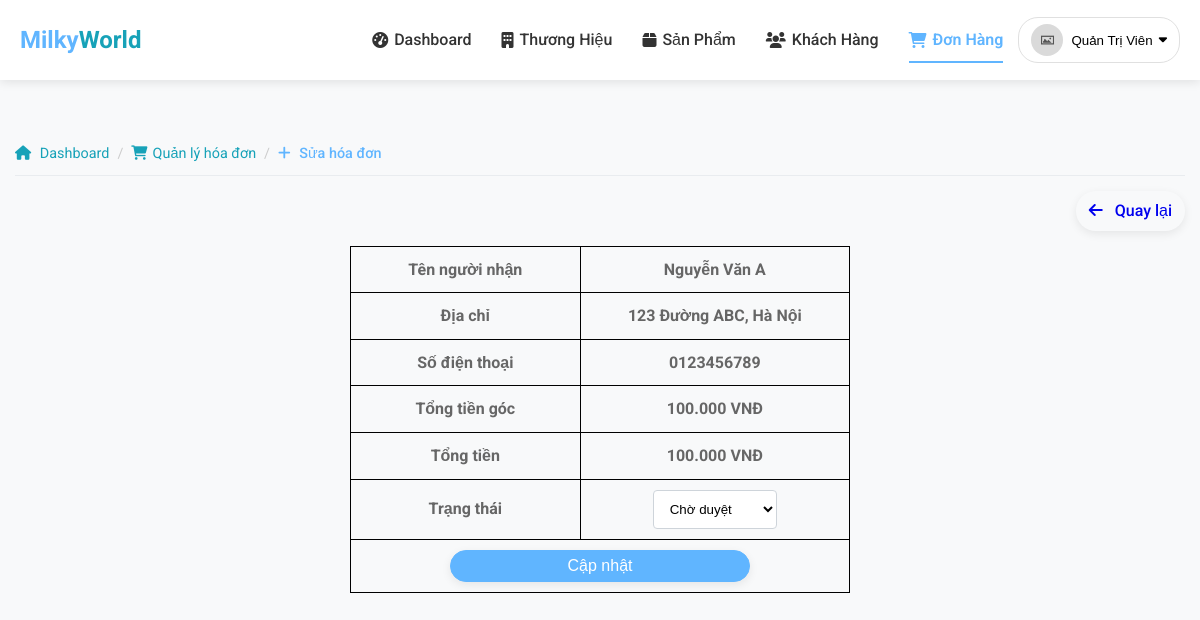
The page /admin/orders/edit.php?id=HD001 (signed in) on the database its author committed.
### tables this page shows
CREATE TABLE IF NOT EXISTS HoaDon (
    MaHD varchar(10) NOT NULL,
    MaKH varchar(10) NOT NULL,
    TongTien decimal(10,2) NOT NULL,
    TongTienGoc decimal(10,2) NOT NULL,
    TrangThai enum('cho_duyet', 'dang_xu_ly', 'dang_giao', 'da_giao', 'da_huy') NOT NULL DEFAULT 'cho_duyet',
    TenNguoiNhan varchar(100) NOT NULL,
    DiaChi varchar(255) NOT NULL,
    SoDienThoai varchar(20) NOT NULL,
    GhiChu text,
    NgayTao datetime DEFAULT CURRENT_TIMESTAMP,
    NgayCapNhat datetime DEFAULT CURRENT_TIMESTAMP ON UPDATE CURRENT_TIMESTAMP,
    PRIMARY KEY (MaHD),
    FOREIGN KEY (MaKH) REFERENCES KhachHang(MaKH) ON DELETE CASCADE
);

CREATE TABLE IF NOT EXISTS KhachHang (
    MaKH varchar(10) NOT NULL,
    TenKH varchar(255) NOT NULL,
    Email varchar(255) NOT NULL,
    MatKhau varchar(255) NOT NULL,
    DiaChi varchar(255) DEFAULT '',
    SoDienThoai varchar(20) DEFAULT '',
    VaiTro enum('admin', 'user') NOT NULL DEFAULT 'user',
    Avatar varchar(255) DEFAULT NULL,
    TrangThai tinyint(1) NOT NULL DEFAULT 1 COMMENT '1: Hoạt động, 0: Bị khóa',
    TokenReset varchar(255) DEFAULT NULL,
    TokenExpire datetime DEFAULT NULL,
    NgayTao datetime DEFAULT CURRENT_TIMESTAMP,
    NgayCapNhat datetime DEFAULT CURRENT_TIMESTAMP ON UPDATE CURRENT_TIMESTAMP,
    PRIMARY KEY (MaKH),
    UNIQUE KEY unique_email (Email)
);

### admin/orders/edit.php (the view, shortened to what this page needs)
<?php
require_once("../../layouts/admin/header.php");
$maHD = $_GET['id'];
$sql = "SELECT hoadon.*, khachhang.tenKH, khachhang.SoDienThoai, hoadon.DiaChi, hoadon.TongTienGoc, hoadon.TongTien
    FROM hoadon
    JOIN khachhang ON hoadon.MaKH = khachhang.MaKH
    WHERE hoadon.MaHD = ?";
$stmt = mysqli_prepare($conn, $sql);
mysqli_stmt_bind_param($stmt, "s", $maHD);
mysqli_stmt_execute($stmt);
$result = mysqli_stmt_get_result($stmt);
$row = mysqli_fetch_assoc($result);
?>
<div class="container">
	<div class="breadcrumb-container fade-in" style="animation-delay: 0.1s;">
		<ul class="breadcrumb">
			<li><a href="../index.php"><i class="fas fa-home"></i> Dashboard</a></li>
			<li><a href="index.php"><i class="fas fa-shopping-cart"></i></i>Quản lý hóa đơn</a></li>
			<li class="active"><i class="fas fa-plus"></i> Sửa hóa đơn</li>
		</ul>
	</div>
	<div class="table-header">
		<a href="index.php" class="btn btn-secondary"><i class="fas fa-arrow-left"></i> Quay lại</a>
	</div>
    <form method="post" enctype="multipart/form-data">
        <table class="table-form fade-in">
            <tr>
                <td><label for="TenNguoiNhan">Tên người nhận</label></td>
                <td>
                    <?php echo ($row['TenNguoiNhan'] ?? ''); ?>
                </td>
            </tr>
            <tr>
                <td><label for="diachi">Địa chỉ</label></td>
                <td>
                    <?php echo ($row['DiaChi'] ?? ''); ?>
                </td>
            </tr>
            <tr>
                <td><label for="SoDienThoai">Số điện thoại</label></td>
                <td>
                    <?php echo ($row['SoDienThoai'] ?? ''); ?>
                </td>
            </tr>
            <tr>
                <td><label for="TongTienGoc">Tổng tiền góc</label></td>
                <td>
                    <?php
                        $TongTienGoc = isset($row['TongTienGoc']) && is_numeric($row['TongTienGoc']) ? $row['TongTienGoc'] : 0;
                        echo number_format($TongTienGoc, 0, ',', '.') . ' VNĐ';
                    ?>
                </td>
            </tr>
            <tr>
                <td><label for="TongTien">Tổng tiền</label></td>
                <td>
                    <?php
                        $tongTien = isset($row['TongTien']) && is_numeric($row['TongTien']) ? $row['TongTien'] : 0;
                        echo number_format($tongTien, 0, ',', '.') . ' VNĐ';
                    ?>
                </td>
            </tr>
            <tr>
                <td><label for="TrangThai">Trạng thái</label></td>
                <td>
                    <select class="table-select" id="TrangThai" name="TrangThai" required>
                        <option value="cho_duyet" <?php echo ($_POST['TrangThai'] == 'cho_duyet') ? 'selected' : ''; ?>>Chờ duyệt</option>
                    </select>
                </td>
            </tr>
            <tr>
                <td colspan="2">
					<div class="table-button">
						<input type="submit" value="Cập nhật" name="btnCapNhat" class="btn btn-primary">
					</div>
				</td>
            </tr>
        </table>
    </form>
</div>

### assets/css/main.css (style rules this page uses)
:root { --primary-color: #60B5FF; --secondary-color: #6c757d; --accent-color: #17a2b8; --light-color: #f8f9fa; --dark-color: #343a40; --success-color: #28a745; --danger-color: #dc3545; --warning-color: #ffc107; --info-color: #17a2b8; --header-bg: #ffffff; --header-text: #333; --header-hover: #60B5FF; --footer-bg: #493D9E; --dropdown-hover: #f1f5ff; --container-padding: 15px; --section-spacing: 60px 0; --card-padding: 20px; --item-margin: 30px; --border-radius-sm: 8px; --border-radius-md: 12px; --border-radius-lg: 50px; --shadow-sm: 0 3px 10px rgba(0, 0, 0, 0.08); --shadow-md: 0 5px 15px rgba(0, 0, 0, 0.08); --shadow-lg: 0 15px 30px rgba(0, 0, 0, 0.1); }
* { box-sizing: border-box; margin: 0; padding: 0; }
body { min-height: 100vh; display: flex; flex-direction: column; font-family: 'Roboto', sans-serif; background-color: var(--light-color); line-height: 1.6; }
.container { width: 100%; max-width: 1200px; padding: 0 var(--container-padding); margin: 0 auto; }
.btn { display: inline-block; font-weight: 500; text-align: center; text-decoration: none; vertical-align: middle; cursor: pointer; border: 1px solid transparent; padding: .375rem .75rem; font-size: 1rem; border-radius: 50px; transition: all 0.3s ease; box-shadow: var(--shadow-sm); }
.btn i { margin-right: 8px; }
.btn-primary { background-color: var(--primary-color); color: white; border-color: var(--primary-color); }
.fade-in { opacity: 0; animation: fadeIn 0.6s ease forwards; }
.breadcrumb-container { margin-top: 20px; }
.breadcrumb { display: flex; list-style: none; padding: 10px 0; flex-wrap: wrap; border-bottom: 1px solid #e9ecef; }
.breadcrumb li { font-size: 0.9rem; color: var(--secondary-color); }
.breadcrumb li:not(:last-child):after { content: '/'; margin: 0 8px; color: #ccc; }
.breadcrumb a { color: var(--secondary-color); text-decoration: none; transition: color 0.3s ease; }
.breadcrumb i { margin-right: 5px; }
.breadcrumb .active { color: var(--primary-color); font-weight: 500; }

### assets/css/admin.css (style rules this page uses)
form table { width:500px; border-collapse: collapse; margin: 20px 0; text-align: center; }
form table tr td { font-weight: bold; text-align: center; padding: 10px; width: 1000px; }
form table tr td input { width: 300px; padding: 10px; border: 1px solid #ccc; border-radius: 5px; }
table { width: 100%; border-collapse: collapse; margin: 20px 0; }
table th, table td { padding: 10px; text-align: center; border: 1px solid black; }
.table-header { display: flex; justify-content: flex-end; margin-top: 15px; margin-bottom: 15px; }
.table-form { margin: 0 auto; display:flex; justify-content:center; align-items:center; font-size: 1rem; color: #666; }
.table-select { width: 50%; padding: 10px 12px; background-color: #fff; border: 1px solid #ced4da; border-radius: 4px; }

### assets/css/layouts.css (style rules this page uses)
:root { --primary-color: #60B5FF; --secondary-color: #17a2b8; --dark-color: #343a40; --light-color: #f8f9fa; --gray-color: #6c757d; --footer-bg: #493D9E; --footer-text: rgba(255, 255, 255, 0.7); --header-bg: #ffffff; --header-text: #333; --header-hover: #60B5FF; }
html, body { height: 100%; margin: 0; padding: 0; }
body { display: flex; flex-direction: column; min-height: 100vh; }
.container { flex: 1 0 auto; }

### rows shown on the page
hoadon: TenNguoiNhan "Nguyễn Văn A", DiaChi "123 Đường ABC, Hà Nội", MaKH.SoDienThoai "0123456789", TongTienGoc "100.000", TongTien "100.000"

### other values the page prints
$data['name'] "Dashboard"
$data['name'] "Thương Hiệu"
$data['name'] "Sản Phẩm"
$data['name'] "Khách Hàng"
$data['name'] "Đơn Hàng"
$user['TenKH'] "Quản Trị Viên"
